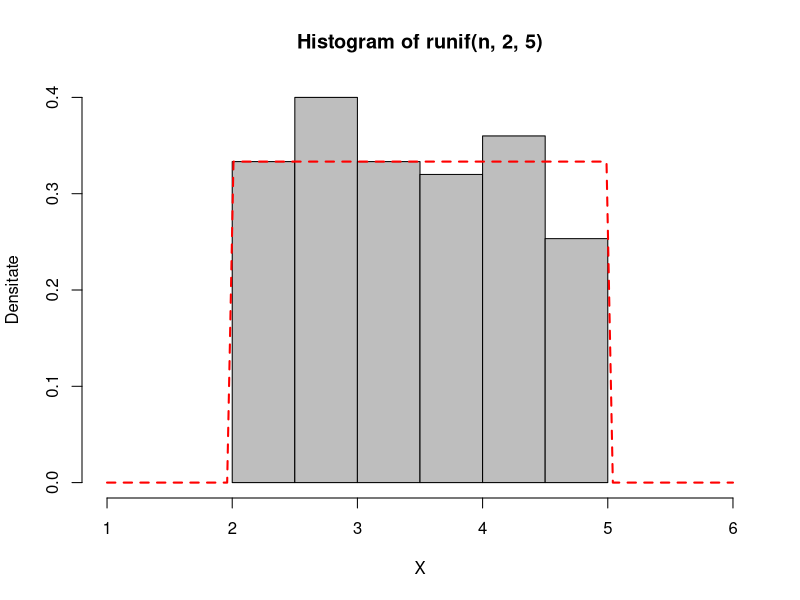
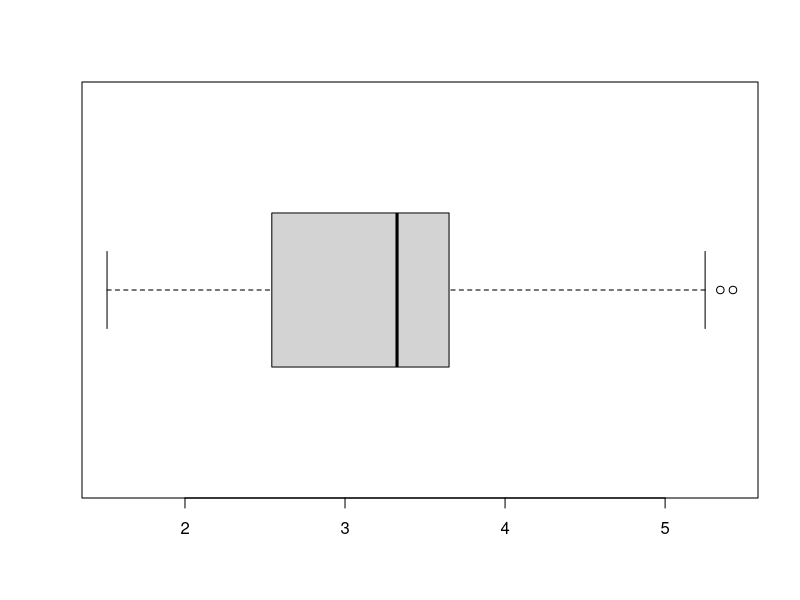
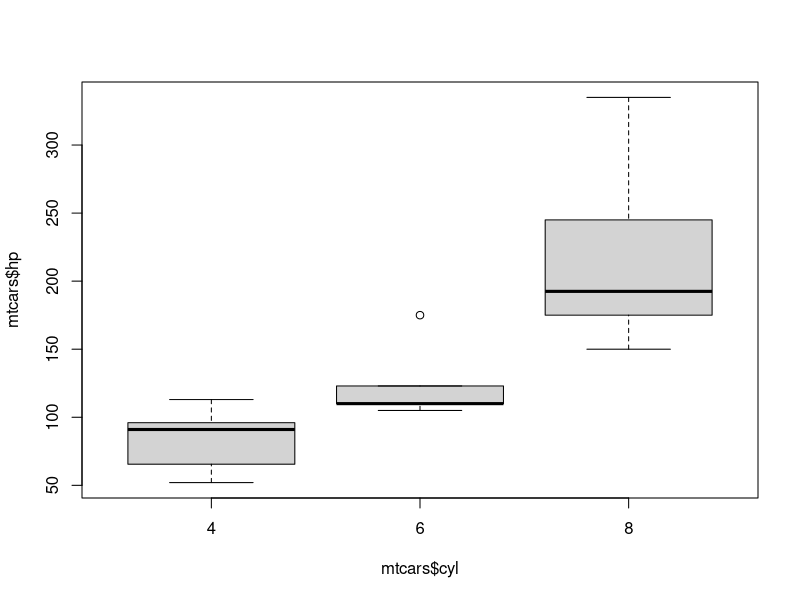

Here is the R script that generated these plots, in order:
# r, d, p, q + "unif" (de la uniform) -> runif, dunif, punif, qunif
# d = densitatea
# p = functia de repartitie
# r = genereaza observatii independente din repartitia data
# q = functia cuantila

# x repartizat uniform pe [1,9]

# probab ca x sa apartina multimii {1,3,5,7,9}
0

# prob x apartine [3,5]
punif(5, 1, 9) - punif(3, 1, 9)

# prob ca x<3 si prob x<=3
punif(3, 1, 9)

# prob x apartine [1,3] *reunit* [4,7]
punif(3,1,9) + punif(7, 1, 9) - punif(4, 1, 9)
5/8

# ex: generati n obs indep. 
# trasati histograma(de densitate) acestor obs pe intervalul 1, 6, bare gri.
# suprapuneti pe acest grafic densitatea teoretica cu rosu punctat, grosime 2
n=150
hist(runif(n, 2, 5), 
     freq = FALSE,
     xlim = c(1, 6),
     col = "grey",
     xlab = "X",
     ylab = "Densitate"
      )
z = seq(1, 6, length.out=100)
lines(z,
      dunif(z, 2, 5),
      col= "red",
      lty = 2,
      lwd = 2
        )

x = runif(150, 2, 7)

# returnam cuartilele pentru x
quantile(x, probs = c(0.25, 0.5, 0.75))

# pentru mediana separat:
median(x)

#min si max: 
min(x) 
max(x)

#functii pentru observatii:
mean(x) # media aritmetica a observatiilor (x1+x2+...+xn) / n
var(x) # varianta 
sd(x) # abaterea standard
range(x) # intervalul de valori

#q + *nume* -> calculeaza fct cuantila corespunazoare ditributiei *nume*

# BOXPLOT:
# reprezentare grafica a distributiei unui set de date
mtcars
boxplot(mtcars$wt, horizontal = TRUE)
q1 = quantile(mtcars$wt, 0.25)
q2 = quantile(mtcars$wt, 0.5)
q3 = quantile(mtcars$wt, 0.75)

#formula: y(var numerica) ~ grup(var discreta)
boxplot(mtcars$hp ~ mtcars$cyl)

cars = mtcars$hp[mtcars$cyl == 6]
q1 = quantile(cars, 0.25)
q2 = quantile(cars, 0.5)
q3 = quantile(cars, 0.75)
md = q3 + 1.5*(q3 - q1)
max(cars[cars <= 142])

cars = mtcars[mtcars$cyl == 8,]
q1 = quantile(cars$wt, 0.25)
q2 = quantile(cars$wt, 0.5)
q3 = quantile(cars$wt, 0.75)
md = q3 + 1.5*(q3 - q1)
rownames(cars)[cars$wt>md]
